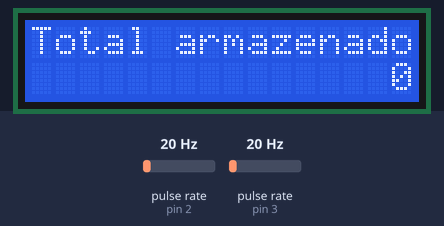
Simulated run of this sketch. Board: Arduino Uno, built with avr-gcc and run on an emulated ATmega328P. On the bench: 16×2 character LCD. Wiring (inferred from the names in the program): 2 × pulse sensor: data pin 2 / data pin 3. The test bench sets the inputs (shaded band); at power-on: pulse rate (sensors on pin 2, pin 3) 20 Hz.

Above: at 1.2 s.
1.3 s: pulse rate (sensor on pin 2) set to 50 Hz
At 1.6 s:
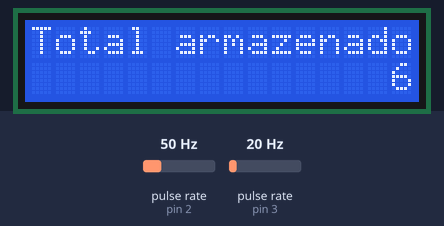
2.9 s: pulse rate (sensor on pin 3) set to 4 Hz
At 5.4 s:
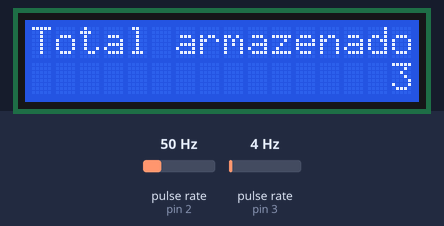
5.9 s: pulse rate (sensor on pin 2) set to 100 Hz
At 14.5 s:
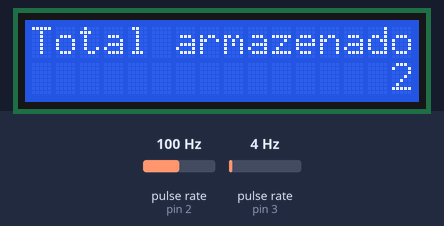
Timing chart, 0 to 14.9 s (numbered marks = the images above; inputs shaded):
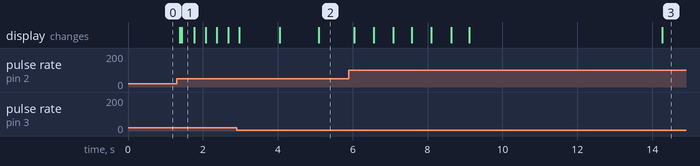

The sketch:

Controlador_de_Fluxo_de__gua.ino
```cpp
#include <LiquidCrystal.h>
#define Tick 500.0 / 246.0 // 0,9817 L == 483.12 Tiques, onde cada 500 ML são 246;

int flowSensorInc = 2;  // Sensor 1
int flowSensorDec = 3;  // Sensor 2
LiquidCrystal lcd(4, 5, 6, 7, 8, 9);

float totalStored_ml = 0.0;

volatile int increasePulse = 0;
volatile int decreasePulse = 0; //Volatile porque vai ser manipulado fora do Loop pelo attachInterrupt
int totalStored = 0; // Volume total em Tiques

//Funções para contar os pulsos, necessário para o método attachInterrupt
void increaseStorage() {
  increasePulse++;
}
void decreaseStorage() {
  decreasePulse++;
}

void setup() {

  pinMode(flowSensorInc, INPUT);  // Sensor 1
  pinMode(flowSensorDec, INPUT);  // Sensor 2

  lcd.begin(16, 2);

  attachInterrupt(digitalPinToInterrupt(flowSensorInc), increaseStorage, RISING); // método para configurar interrupções contando os pulsos dos sensores
  attachInterrupt(digitalPinToInterrupt(flowSensorDec), decreaseStorage, RISING); // (entrada, função a ser executada, comportamento a ser observado no sensor)

  lcd.print("Total armazenado:");
  lcd.setCursor(0, 1); // Passa para a segunda linha
  lcd.print(totalStored_ml, 3); // Exibe o valor com 3 casas decimais
}

void loop() {

  totalStored += increasePulse;
  increasePulse = 0;

  totalStored -= decreasePulse;
  decreasePulse = 0;

  totalStored_ml = totalStored * Tick;

  // P/ atualizar o LCD
  lcd.setCursor(0, 1); // Posiciona na segunda linha
  lcd.print("               "); // Para limpá-la
  lcd.print(totalStored_ml, 3);
}
```

Measured:
- after the input at 1.3 s, the display: first changes after 0.08 s (image 1 shows a later state)
